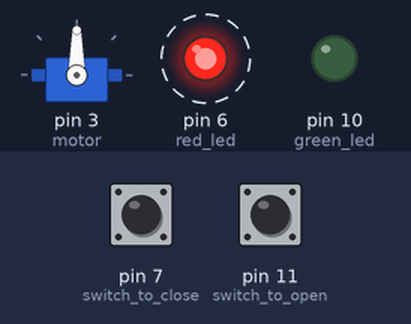
Recording of a sketch running on a simulated Arduino Uno, built with avr-gcc and run on an emulated ATmega328P. On the bench: servo, output pins drawn as LEDs (lit = HIGH). Dashed ring = blinking. Inputs (shaded band) come from the test bench; at power-on: pin 11 (switch_to_open) LOW, pin 7 (switch_to_close) LOW.

Above: at 1.3 s.
1.7 s: pin 11 (switch_to_open) pulled HIGH for 0.5 s
At 1.95 s:
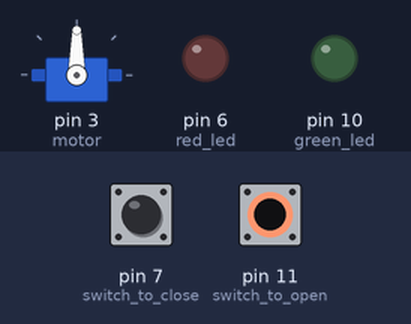
4.7 s: pin 7 (switch_to_close) pulled HIGH for 0.5 s
At 4.86 s:
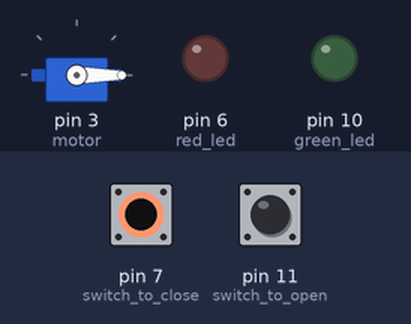
7.7 s: pin 11 (switch_to_open) pulled HIGH for 1 s
At 8.09 s:
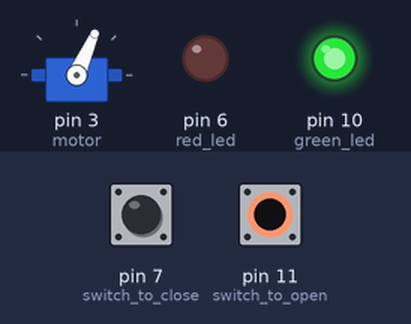
10.7 s: pin 7 (switch_to_close) pulled HIGH for 1 s
At 11.02 s:
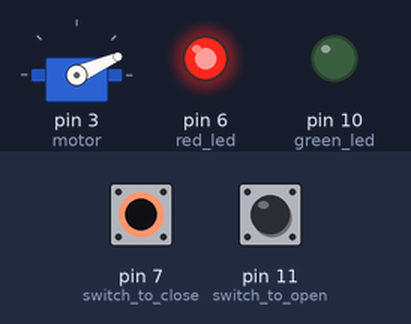
13.7 s: pin 11 (switch_to_open) pulled HIGH for 3.2 s
At 14.65 s:
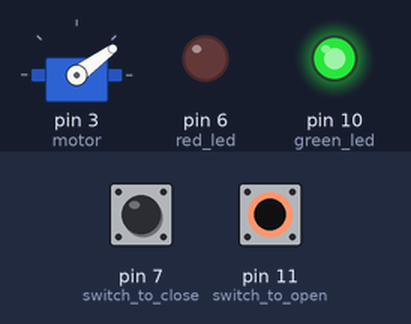
18.4 s: pin 7 (switch_to_close) driven HIGH and pin 11 (switch_to_open) driven HIGH
At 18.87 s:
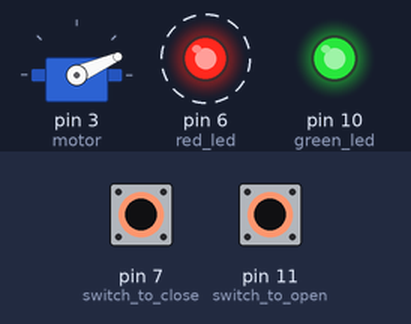
Timing chart, 0 to 22.4 s (numbered marks = the images above; inputs shaded):
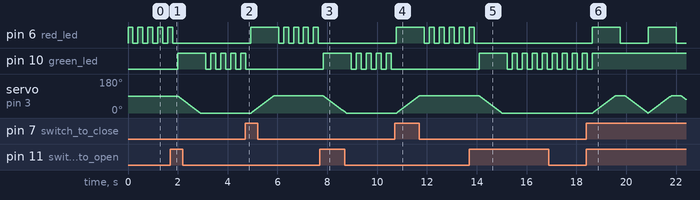

The sketch:

caja_fuerte.ino
```cpp
/* Caja Fuerte para el Mateo
*/

#include <Servo.h>
Servo cerradura;

int motor = 3;
int red_led = 6;
int switch_to_close = 7;
int green_led = 10;
int switch_to_open = 11;

int delta = 5;
int open_position = 0;
int closed_position = 90;
int pos = closed_position;

void setup() {
  cerradura.attach(motor);
  cerradura.write(closed_position);
  pinMode(switch_to_open, INPUT);
  pinMode(switch_to_close, INPUT);
  pinMode(green_led, OUTPUT);
  pinMode(red_led, OUTPUT);
}

void loop() {
  if (digitalRead(switch_to_open) == HIGH) {
    digitalWrite(green_led, HIGH);
    while (pos >= open_position) {
      pos -= 1;
      cerradura.write(pos);
      delay(10);
    }
  } else {
    digitalWrite(green_led, LOW);
  }
  if (digitalRead(switch_to_close) == HIGH) {
    digitalWrite(red_led, HIGH);
    while (pos <= closed_position) {
      pos += 1;
      cerradura.write(pos);
      delay(10);
    }
  } else {
    digitalWrite(red_led, LOW);
  }
  if (pos < open_position+delta) {
    digitalWrite(green_led, HIGH);
    delay(200);
    digitalWrite(green_led, LOW);
    delay(200);
  }
  if (pos > closed_position-delta) {
    digitalWrite(red_led, HIGH);
    delay(200);
    digitalWrite(red_led, LOW);
    delay(200);
  }
}
```

Measured:
- after the input at 1.7 s, pin 6 (red_led): goes on until 1.8 s, then stays LOW; pin 10 (green_led): LOW → HIGH after 0.30 s, then repeats every 0.40 s: LOW 0.20 s, HIGH 0.20 s; servo on pin 3 (motor): moves from 90° to 0° over 0.90 s, starting after 0.30 s
- after the input at 4.7 s, pin 6 (red_led): LOW → HIGH after 0.22 s, then repeats every 0.40 s: LOW 0.20 s, HIGH 0.20 s; pin 10 (green_led): goes on until 4.7 s, then stays LOW; servo on pin 3 (motor): moves from 0° to 91° over 0.91 s, starting after 0.24 s
- after the input at 7.7 s, pin 6 (red_led): stops changing and stays LOW; pin 10 (green_led): LOW → HIGH after 0.14 s, then repeats every 0.40 s: LOW 0.20 s, HIGH 0.20 s; servo on pin 3 (motor): moves from 91° to 0° over 0.91 s, starting after 0.14 s
- after the input at 10.7 s, pin 6 (red_led): LOW → HIGH after 0.07 s, then repeats every 0.40 s: LOW 0.20 s, HIGH 0.20 s; pin 10 (green_led): stops changing and stays LOW; servo on pin 3 (motor): moves from 0° to 91° over 0.91 s, starting after 0.09 s
- after the input at 13.7 s, pin 6 (red_led): goes on until 13.9 s, then stays LOW; pin 10 (green_led): LOW → HIGH after 0.40 s, then repeats every 0.40 s: LOW 0.20 s, HIGH 0.20 s; servo on pin 3 (motor): moves from 91° to 0° over 0.91 s, starting after 0.40 s
- by itself, pin 6 (red_led): alternates HIGH for 0.20 s and LOW for 0.20 s
